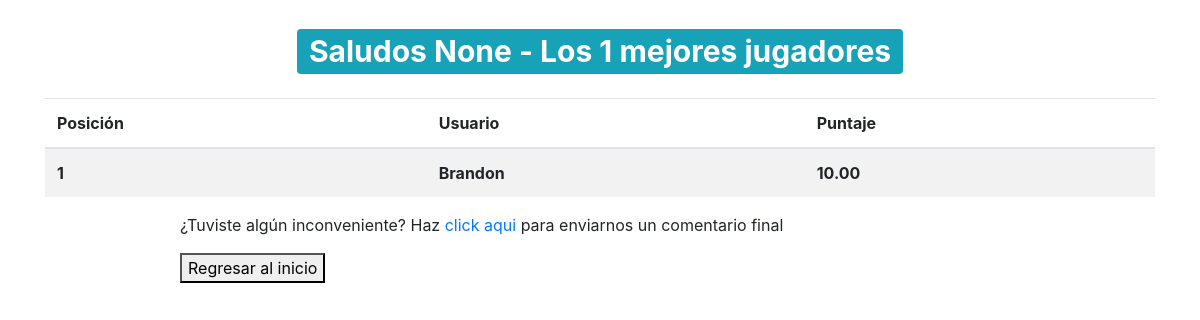
The app's page /tablero/, older data.
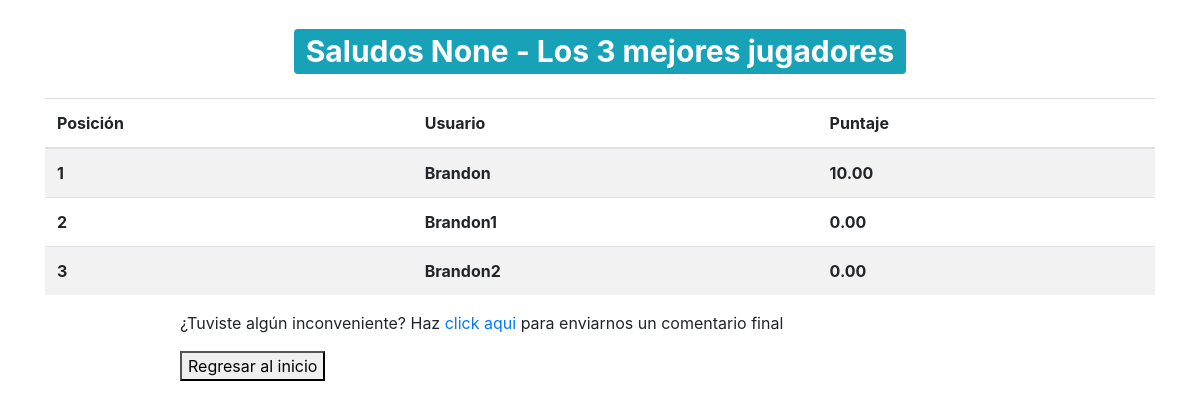
The same page, newer data.
### Quiz/models.py (models this page shows, shortened)
class QuizUsuario(models.Model):
	usuario = models.TextField(verbose_name='Ip usuario')
	nombre = models.TextField(verbose_name='Nombre del usuario', null=True)
	puntaje_total = models.DecimalField(verbose_name='Puntaje Total', null=True, default=0.00, decimal_places=2, max_digits=10)
	num_p = models.IntegerField(verbose_name='Numero de  preguntas respondidas', default=0)

### Quiz/views.py (the view, shortened to what this page needs)
# urls.py: path('tablero/', tablero, name='tablero'),
def tablero(request):
	try:
		QuizUser = QuizUsuario.objects.get(usuario=get_client_ip(request), nombre=getNombre())
		n_preguntas = QuizUser.num_p
	except ObjectDoesNotExist:
		n_preguntas = 0
	total_usaurios_quiz = QuizUsuario.objects.order_by('-puntaje_total')[:10]
	contador = total_usaurios_quiz.count()
	context = {
		'user':getNombre(),
		'usuario_quiz':total_usaurios_quiz,
		'contar_user':contador
	}
	return render(request, 'play/tablero.html', context)

### Quiz/views.py (called while the page is built)
def get_client_ip(request):
    x_forwarded_for = request.META.get('HTTP_X_FORWARDED_FOR')
    if x_forwarded_for:
        ip = x_forwarded_for.split(',')[0]
    else:
        ip = request.META.get('REMOTE_ADDR')
    return ip

def getNombre():
	global nombre_usuario
	return nombre_usuario

### template/play/tablero.html (shortened to what this page needs)
{% extends 'base.html' %}
{% block contenido %}
<div class="container">
	<h1 class="text-center my-4">
		<span class="badge badge-info">
			Saludos {{user}} - Los {{contar_user}} mejores jugadores
		</span>
	</h1>
	<table class="table table-striped table-bodered">
		<thead>
			<tr>
				<th>Posición</th>
				<th>Usuario</th>
				<th>Puntaje</th>
			</tr>
		</thead>
		<tbody>
			{% for user_quiz in usuario_quiz %}
				<tr>
					<th>{{forloop.counter}}</th>
					<th>{{user_quiz.nombre}}</th>
					<th>{{user_quiz.puntaje_total}}</th>
				</tr>
			{% endfor %}
		</tbody>
	</table>
</div>
<div id='texto_final'>
<p>¿Tuviste algún inconveniente? Haz <a href="{% url 'comentario' %}">click aqui</a> para enviarnos un comentario final</p>
<a href="{% url 'inicio' %}">
	<button>
		Regresar al inicio
	</button>
</a>
</div>
{% endblock %}

### template/base.html (shortened to what this page needs)
{% load static %}
<!DOCTYPE html>
<html>
<head>
    <link rel="stylesheet" href="https://maxcdn.bootstrapcdn.com/bootstrap/4.0.0-beta.2/css/bootstrap.min.css">
    <link rel="stylesheet" href="https://maxcdn.bootstrapcdn.com/font-awesome/4.7.0/css/font-awesome.min.css">
    <link rel="stylesheet" href="https://maxcdn.bootstrapcdn.com/font-awesome/4.7.0/css/font-awesome.min.css">
    <link rel="stylesheet" href="https://cdnjs.cloudflare.com/ajax/libs/jquery-confirm/3.3.2/jquery-confirm.min.css">
</head>
<body>
	{% block contenido %}
	{% endblock %}
</body>
</html>

### template/play/tablero.html (style rules this page uses)
#texto_final { padding-left: 15%; }

Row changes from the older to the newer data that the page shows:
added QuizUsuario: nombre "Brandon1", puntaje_total "0.00"
added QuizUsuario: nombre "Brandon2", puntaje_total "0.00"
Text that changed along with them:
{{ contar_user }}: "1" → "3"
